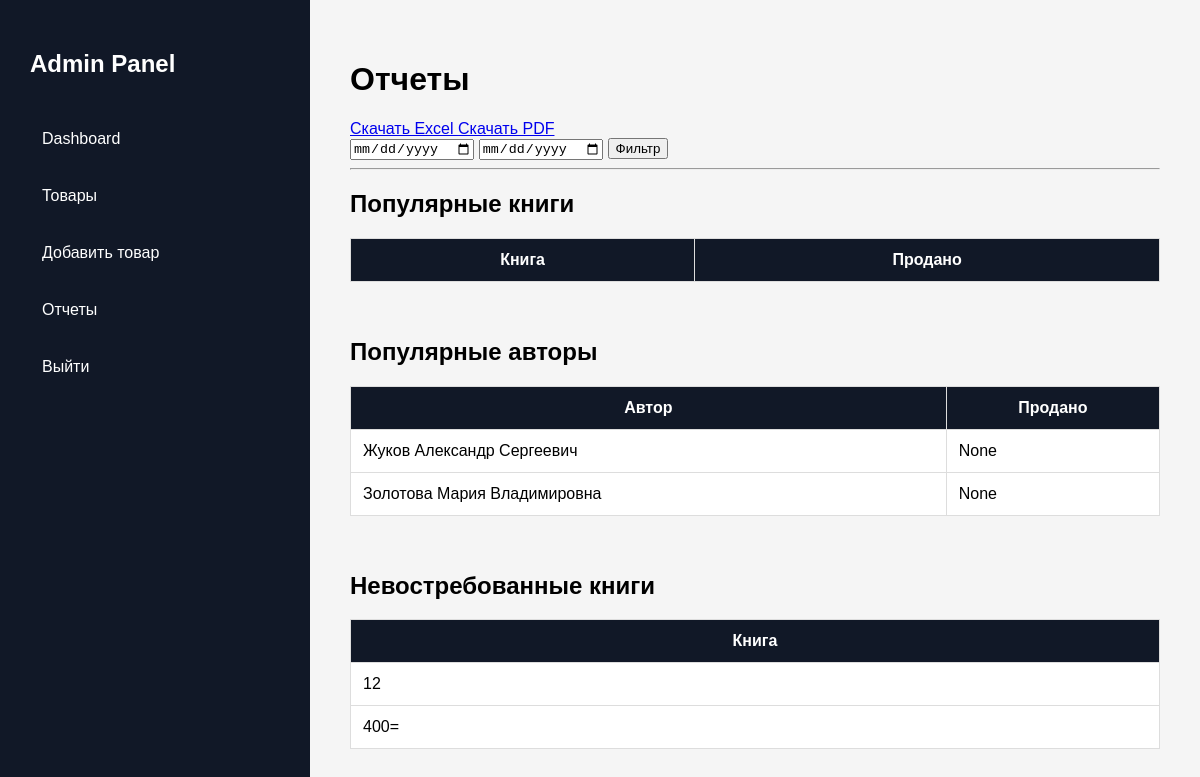
Page /admin-panel/reports/ (signed in) on the earlier database version.
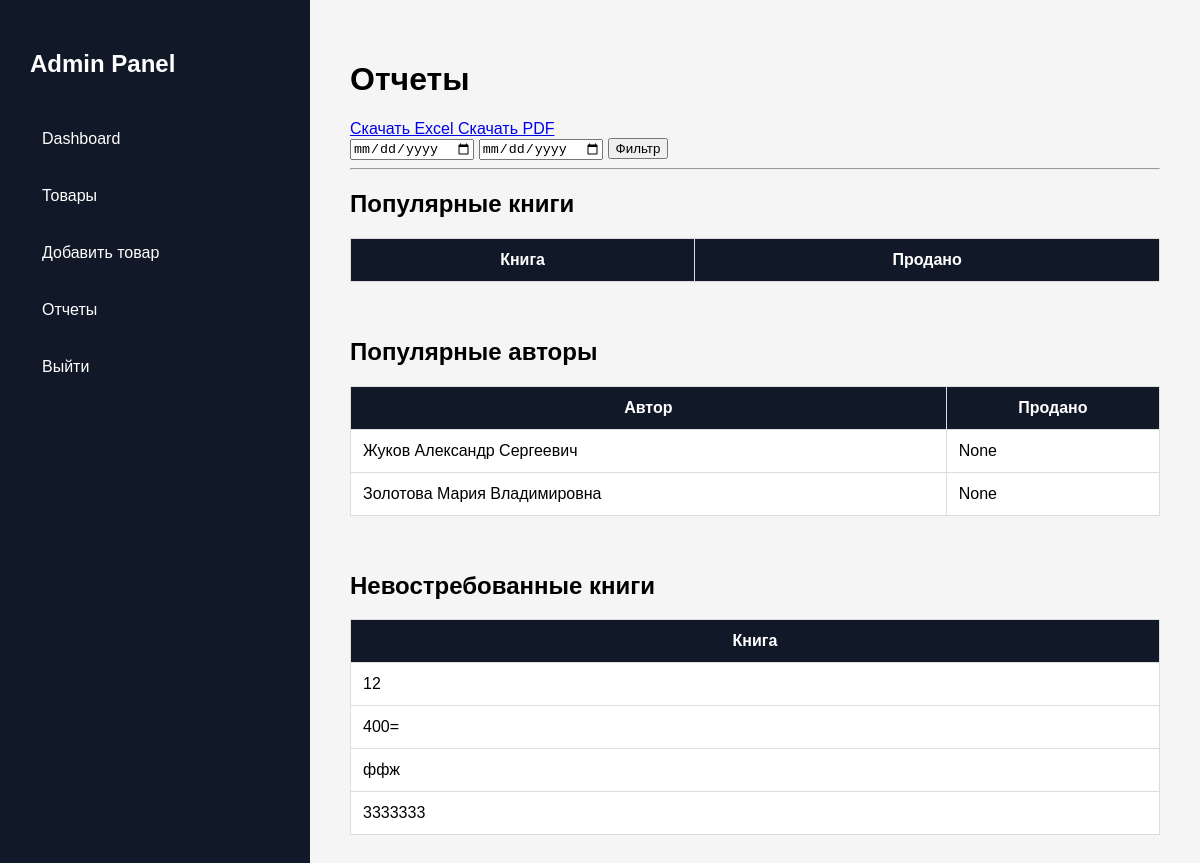
Same page on the later database version.
### shop/models.py (models this page shows, shortened)
class Author(models.Model):
    last_name = models.CharField(max_length=100, verbose_name="Фамилия")
    first_name = models.CharField(max_length=100, verbose_name="Имя")
    middle_name = models.CharField(max_length=100, blank=True, null=True, verbose_name="Отчество")
    class Meta:
        verbose_name = "Автор"
        verbose_name_plural = "Авторы"
        ordering = ['last_name', 'first_name']
    def __str__(self):
        if self.middle_name:
            return f"{self.last_name} {self.first_name} {self.middle_name}"
        return f"{self.last_name} {self.first_name}"

class Book(models.Model):
    product = models.OneToOneField(
        Product,
        on_delete=models.CASCADE,
        related_name='book',
        verbose_name="Товар"
    )
    authors = models.ManyToManyField(Author, blank=False, verbose_name="Авторы")
    genres = models.ManyToManyField(Genre, blank=True, verbose_name="Жанры")
    tags = models.ManyToManyField(Tag, blank=True, verbose_name="Теги")
    publisher = models.ForeignKey(Supplier, on_delete=models.CASCADE, verbose_name="Издательство")
    year = models.PositiveIntegerField(
        validators=[
            MinValueValidator(0),
            MaxValueValidator(now().year)
        ],
        verbose_name="Год издания"
    )
    pages = models.PositiveIntegerField(
        blank=True,
        null=True,
        validators=[MinValueValidator(1)],
        verbose_name="Страниц"
    )
    class Meta:
        verbose_name = "Книга"
        verbose_name_plural = "Книги"

class Product(models.Model):
    name = models.CharField(max_length=255, verbose_name="Название")
    slug = models.SlugField(max_length=200, unique=True, blank=True)
    description = models.TextField(blank=True, verbose_name="Описание")
    category = models.ForeignKey(
        Category,
        on_delete=models.PROTECT,blank=False, null=False,
        related_name='products',
        verbose_name="Категория"
    )
    available = models.BooleanField(default=True, verbose_name="Доступен для продажи")
    created = models.DateTimeField(auto_now_add=True)
    updated = models.DateTimeField(auto_now=True)
    class Meta:
        verbose_name = "Товар"
        verbose_name_plural = "Товары"
        ordering = ['name']

### admin_panel/views.py (the view)
# urls.py: path('reports/', views.reports, name='reports'),
@admin_required
def reports(request):
    date_from = request.GET.get(
        'date_from'
    )
    date_to = request.GET.get(
        'date_to'
    )
    orders = Order.objects.all()
    if date_from:
        orders = orders.filter(
            created__date__gte=parse_date(
                date_from
            )
        )
    if date_to:
        orders = orders.filter(
            created__date__lte=parse_date(
                date_to
            )
        )
    popular_books = (
        OrderItem.objects
        .filter(
            product__book__isnull=False
        )
        .values('product__name')
        .annotate(total=Sum('quantity'))
        .order_by('-total')
    )
    popular_authors = (
        Author.objects
        .annotate(
            total_sold=Sum(
                'book__product__orderitem__quantity'
            )
        )
        .order_by('-total_sold')
    )
    unsold_books = (
        Book.objects
        .annotate(
            sold=Sum(
                'product__orderitem__quantity'
            )
        )
        .filter(sold__isnull=True)
    )
    context = {
        'popular_books': popular_books,
        'popular_authors': popular_authors,
        'unsold_books': unsold_books,
    }
    return render(
        request,
        'admin_panel/reports.html',
        context
    )

### cart/context_processors.py (called while the page is built)
def cart(request):
    if request.user.is_authenticated:
        buyer = getattr(request.user, 'buyer', None)
        if buyer:
            count = Cart.objects.filter(
                buyer=buyer
            ).aggregate(
                total=Sum('quantity')
            )['total'] or 0
        else:
            count = 0
    else:
        count = 0
    return {
        'cart_item_count': count
    }

### admin_panel/templates/admin_panel/reports.html (shortened to what this page needs)
{% extends "admin_panel/base.html" %}
{% block content %}
<h1>Отчеты</h1>
<a href="{% url 'admin_panel:export_excel' %}">
    Скачать Excel
</a>
<a href="{% url 'admin_panel:export_pdf' %}">
    Скачать PDF
</a>
<form method="get">
    <input type="date" name="date_from">
    <input type="date" name="date_to">
    <button type="submit">
        Фильтр
    </button>
</form>
<hr>
<h2>Популярные книги</h2>
<table class="report-table">
    <tr>
        <th>Книга</th>
        <th>Продано</th>
    </tr>
</table>
<br><br>
<h2>Популярные авторы</h2>
<table class="report-table">
    <tr>
        <th>Автор</th>
        <th>Продано</th>
    </tr>
    {% for author in popular_authors %}
    <tr>
        <td>{{ author }}</td>
        <td>{{ author.total_sold }}</td>
    </tr>
    {% endfor %}
</table>
<br><br>
<h2>Невостребованные книги</h2>
<table class="report-table">
    <tr>
        <th>Книга</th>
    </tr>
    {% for book in unsold_books %}
    <tr>
        <td>{{ book.product.name }}</td>
    </tr>
    {% endfor %}
</table>
{% endblock %}

### admin_panel/templates/admin_panel/base.html (shortened to what this page needs)
{% load static %}
<!DOCTYPE html>
<html lang="ru">
<head>
    <link rel="stylesheet" href="{% static 'admin_panel/css/admin.css' %}">
</head>
<body>
<div class="admin-wrapper">
    <aside class="sidebar">
        <h2 class="logo">
            Admin Panel
        </h2>
        <nav>
            <a href="{% url 'admin_panel:dashboard' %}">
                Dashboard
            </a>
            <a href="{% url 'admin_panel:product_list' %}">
                Товары
            </a>
            <a href="{% url 'admin_panel:product_create' %}">
                Добавить товар
            </a>
            <a href="{% url 'admin_panel:reports' %}">
                Отчеты
            </a>
            <a href="{% url 'account:logout' %}">
                Выйти
            </a>
        </nav>
    </aside>
    <main class="admin-content">
        {% block content %}
        {% endblock %}
    </main>
</div>
</body>
</html>

### admin_panel/static/admin_panel/css/admin.css (style rules this page uses)
body { margin: 0; font-family: Arial, sans-serif; background: #f5f5f5; }
.admin-wrapper { display: flex; min-height: 100vh; }
.sidebar { width: 250px; background: #111827; color: white; padding: 30px; }
.sidebar .logo { margin-bottom: 40px; }
.sidebar nav { display: flex; flex-direction: column; gap: 15px; }
.sidebar nav a { color: white; text-decoration: none; padding: 12px; border-radius: 8px; transition: 0.3s; }
.admin-content { flex: 1; padding: 40px; }
.report-table { width: 100%; border-collapse: collapse; background: white; }
.report-table th, .report-table td { padding: 12px; border: 1px solid #ddd; }
.report-table th { background: #111827; color: white; }

Differences in the rows shown:
added Book: product.name "ффж"
added Book: product.name "3333333"
